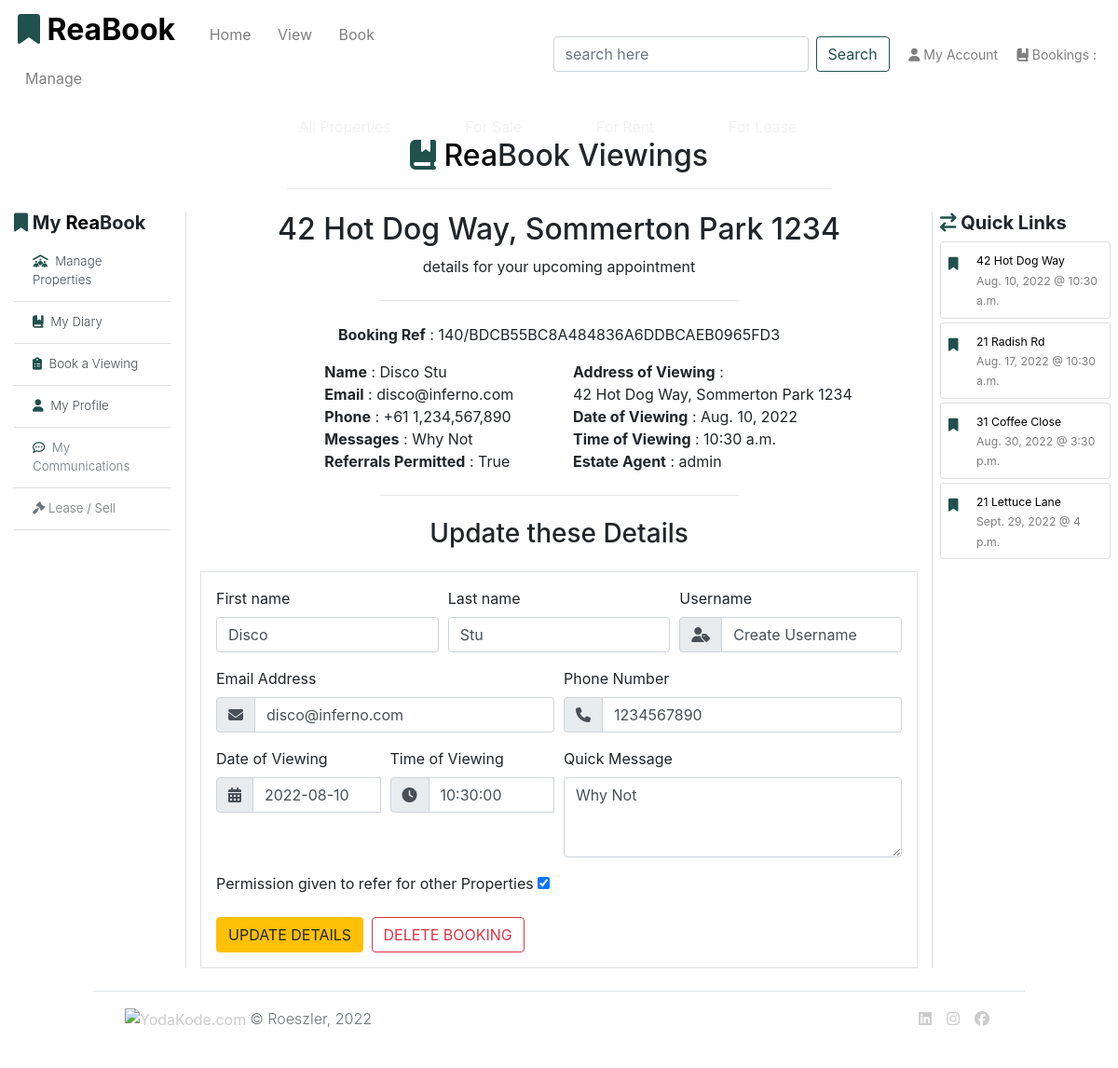
/book/diary/edit/140/ (signed in), run on the app's committed database.
### app_bookings/models.py (models this page shows, shortened)
class Booking(models.Model):
    booking_number = models.CharField(max_length=256, null=False, editable=False, unique=True)
    user = models.ForeignKey(User, on_delete=models.CASCADE, null=True, blank=True)
    property_id = models.ForeignKey('app_properties.Property', null=True, blank=True, on_delete=models.SET_NULL)
    booking_name = models.CharField(max_length=254, null=True, blank=True, default='15 min Viewing')
    date_of_viewing = models.DateField(default=date.today)
    time_of_viewing = models.TimeField(default=timezone.now)
    client_message = models.TextField(null=True, blank=True, max_length=140)
    date_submitted = models.DateTimeField(auto_now_add=True)
    f_name = models.CharField(max_length=40)
    l_name = models.CharField(max_length=40)
    client_username = models.CharField(max_length=40, null=True, blank=True, default='Create Username')
    client_email = models.EmailField(max_length=254)
    client_phone = models.IntegerField(null=True, blank=True, default='')
    client_city = models.CharField(max_length=140, null=True, blank=True)
    client_state = models.CharField(max_length=10, null=True, blank=True)
    client_zip = models.CharField(max_length=10, blank=True,)
    client_country = models.CharField(max_length=2, choices=pytz.country_names.items(), null=True, blank=True)
    viewing_active = models.BooleanField(default=True)
    contact_ok = models.BooleanField(default=False)
    class Meta:
        verbose_name_plural = 'Bookings'
    def __str__(self):
        return self.booking_number

### app_properties/models.py (models this page shows, shortened)
class Property(models.Model):
    realtor = models.ForeignKey(User, on_delete=models.CASCADE, blank=True, null=True, default=User)
    title_no = models.CharField(max_length=254)
    ribbon_feature = models.CharField(max_length=20, default="New Listing")
    name = models.CharField(max_length=30)
    category = models.ForeignKey(
        'Category', null=True, blank=True, on_delete=models.SET_NULL
        )
    sector = models.ForeignKey(
        'Sector', null=True, blank=True, on_delete=models.SET_NULL
        )
    sale_price = models.IntegerField(null=False, blank=True, default=0)
    rent_pw = models.IntegerField(null=False, blank=True, default=0)
    date_available = models.DateField(null=True, blank=True, auto_now_add=True)
    bedrooms = models.IntegerField(null=False, blank=False)
    bathrooms = models.IntegerField(null=False, blank=False)
    carports = models.IntegerField(null=False, blank=False)
    air_conditioning = models.IntegerField(null=False, blank=False)
    rating = models.DecimalField(
        max_digits=3, decimal_places=1, null=True, blank=True
        )
    description = models.TextField()
    main_image_url = models.URLField(max_length=1024, null=True, blank=True)
    main_image = models.ImageField(null=True, blank=True)
    bedroom_image = models.ImageField(null=True, blank=True)
    bath_image = models.ImageField(null=True, blank=True)
    kitchen_image = models.ImageField(null=True, blank=True)
    living_image = models.ImageField(null=True, blank=True)
    unit_no = models.IntegerField(null=True, blank=True)
    level = models.IntegerField(null=True, blank=True)
    house_no = models.IntegerField(null=True, blank=False, default="No.")
    street = models.CharField(max_length=70, default='')
    suburb = models.CharField(max_length=70, default='')
    city = models.CharField(max_length=40)
    state = models.CharField(max_length=40, null=True, blank=True)
    postcode = models.CharField(max_length=10)
    country = models.CharField(max_length=2, choices=pytz.country_names.items(), null=True, blank=True)
    land_area = models.IntegerField(null=True, blank=True)
    building_area = models.IntegerField(null=True, blank=True)
    build_date = models.DateField(null=True, blank=True)
    list_date = models.DateField(auto_now_add=True)
    list_duration = models.IntegerField(null=False, blank=False, default=30)
    owner_fname = models.CharField(max_length=254, null=True, blank=False)
    owner_lname = models.CharField(max_length=254, null=True, blank=False)
    viewings = models.BooleanField(default=True)
    available = models.BooleanField(default=False)
    class Meta:
        verbose_name_plural = 'Properties'
        get_latest_by = 'list_date'

### app_bookings/views.py (the view)
# urls.py: path('diary/edit/<int:booking_id>/', views.update_booking, name='update-booking'),  # noqa
@login_required
def update_booking(request, booking_id):
    booking = Booking.objects.get(pk=booking_id) # noqa
    booking_form = BookingForm(instance=booking)
    user = request.user
    users_bookings = Booking.objects.filter(user=user) # noqa
    property_id = booking.property_id
    if booking.user == request.user:
        if request.method == 'POST':
            booking_form = BookingForm(request.POST, instance=booking)
            if booking_form.is_valid():
                book_f = booking_form.save(False)
                book_f.user = request.user
                book_f.client_zip = booking.client_zip
                book_f.property_id = property_id
                book_f.save()
                send_mail(
                    f'UPDATE Reabook appointment request: {user.email} - for\
                        booking no.{booking_id}',
                    f'Property: {book_f.property_id}\n\
                        Address:\n\
                        {book_f.property_id.house_no} {book_f.property_id.street}\n\
                        {book_f.property_id.suburb} {book_f.property_id.postcode}\n\
                        User  {booking.f_name} {booking.l_name}.\n\
                        Email: {booking.client_email}\n\
                        Proposed time: {booking.time_of_viewing}\n\
                        Proposed date: {booking.date_of_viewing}\n\
                        Additional: {booking.client_message}\n\
                        User id. {user.id}\n',
                    'bookings@reabook.net',
                    ['viewings@reabook.net', 'agent@example.com\
                        ', book_f.property_id.realtor.email,
                        booking.client_email, ],
                    fail_silently=False,
                )
                print('Edit to your booking request has been saved')
                messages.success(request, f'Booking request id.{booking_id}\
                    has been updated and an email sent to the Managing Agent')
            else:
                messages.error(request, 'Sorry, there has been an error in\
                     updating your booking details')
                print(booking_form.errors)
    else:
        messages.error(request, 'You do not have permission to update this\
             booking')
    context = {
        'booking_form': booking_form,
        'users_bookings': users_bookings,
        'booking': booking,
        }
    return render(request, 'book/update-booking.html', context)

### app_bookings/templates/book/update-booking.html (shortened to what this page needs)
{% extends 'base.html' %}
{% load static %}
{% block content %}
{% if user.is_authenticated %}
{% include 'includes/bookings-base.html' %}
    <div class="row-lg-12 justify-content-center">
        <h2>{{ booking.property_id.house_no }} {{ booking.property_id.street }}, {{ booking.property_id.suburb }} {{ booking.property_id.postcode }}</h2>
        <p>details for your upcoming appointment</p>
        <hr class="w-50 my-4">
        <p><strong>Booking Ref</strong> : {{ booking.id }}/{{ booking }}</p>
        <div class="row">
            <div class="col-md-2"></div>
            <div class="col-md-4 text-left">
                <strong>Name</strong> : {{ booking.f_name }} {{ booking.l_name }}
                <br><strong>Email</strong> : {{ booking.client_email }}
                <br><strong>Phone</strong> : +{{ booking.client_country }} {{ booking.client_phone }}
                <br><strong>Messages</strong> : {{ booking.client_message }}
                <br><strong>Referrals Permitted</strong> : {{ booking.contact_ok }}
            </div>
            <div class="col-md-6 text-left">
                <strong>Address of Viewing</strong> :<br> {{ booking.property_id.house_no }} {{ booking.property_id.street }}, {{ booking.property_id.suburb }} {{ booking.property_id.postcode }}
                <br><strong>Date of Viewing</strong> : {{ booking.date_of_viewing }}
                <br><strong>Time of Viewing</strong> : {{ booking.time_of_viewing }}
                <br><strong>Estate Agent</strong> : {{ booking.property_id.realtor }}
            </div>
            <div class="col-lg-12">
                <hr class="w-50 my-4">
                <h3 class="mb-4">Update these Details</h3>
                <form action="{% url 'update-booking' booking.id %}" method="POST" class="text-left border p-3">
                    <div class="form-row">
                        <div class="col-md-4 mb-3 mx-0">
                            <label>First name</label>
                            {{ booking_form.f_name }}
                        </div>
                        <div class="col-md-4 mb-3 mx-0">
                            <label>Last name</label>
                            {{ booking_form.l_name }}
                        </div>
                        <div class="col-md-4 mb-3 mx-0">
                            <label>Username</label>
                            <div class="input-group">
                                <div class="input-group-prepend">
                                    <span class="input-group-text"><i class="fa-solid fa-user-tag"></i></span>
                                </div>
                                {{ booking_form.client_username }}
                            </div>
                        </div>
                    </div>
                    <div class="form-row">
                        <div class="col-md-6 mb-3">
                            <label for="validationTooltip03">Email Address</label>
                            <div class="input-group">
                                <div class="input-group-prepend">
                                    <span class="input-group-text"><i class="fa-solid fa-envelope"></i></span>
                                </div>
                                {{ booking_form.client_email }}
                            </div>
                        </div>
                        <div class="col-md-6 mb-3">
                            <label for="validationTooltip04">Phone Number</label>
                            <div class="input-group">
                                <div class="input-group-prepend">
                                    <span class="input-group-text"><i class="fa-solid fa-phone"></i></span>
                                </div>
                                {{ booking_form.client_phone }}
                            </div>
                        </div>
                    </div>
                    <div class="form-row">
                        <div class="col-md-3 mb-3 mx-0">
                            <label>Date of Viewing</label>
                            <div class="input-group">
                                <div class="input-group-prepend">
                                    <span class="input-group-text"><i class="fa-solid fa-calendar-days"></i></span>
                                </div>
                                {{ booking_form.date_of_viewing }}
                            </div>
                        </div>
                        <div class="col-md-3 mb-3 mx-0">
                            <label>Time of Viewing</label>
                            <div class="input-group">
                                <div class="input-group-prepend">
                                    <span class="input-group-text"><i class="fa-solid fa-clock"></i></span>
                                </div>
                                {{ booking_form.time_of_viewing }}
                            </div>
                        </div>
                        <div class="col-md-6 mb-3 mx-0">
                            <label>Quick Message</label>
                            {{ booking_form.client_message }}
                        </div>
                    </div>
                    <p><label>Permission given to refer for other Properties</label> {{ booking_form.contact_ok }} </p>
                    <button class="btn btn-warning text-uppercase" type="submit">Update Details</button>
                    <button type="button" class="btn btn-outline-danger text-uppercase ml-1" data-toggle="modal" data-target="#deleteBookingModalCenter">Delete Booking</button>
                </form>
            </div>
        </div>
    </div>
{% include 'includes/bookings-base-calendar.html' %}
{% else %}
    {% include 'includes/account-required.html' %}
{% endif %}
{% endblock %}

### templates/includes/bookings-base-calendar.html (shortened to what this page needs)
</div>
    <div class="col-md-0 col-lg-2 px-2 border-left">
        <div class="row">
            <div class="col-12">
                <h5 class="logo-font"><i class="fa-solid fa-arrow-right-arrow-left reabook-logo"></i><strong> Quick Links</strong></h5>
                {% for booking in users_bookings %}
                <a href="{% url 'update-booking' booking.id %}" aria-label="view edit booking">
                    <div class="card my-1">
                        <div class="card-body col-12 p-2">
                            <div class="row">
                                <div class="col-1">
                                    <i class="fa-solid fa-bookmark my-2 reabook-logo"></i>
                                </div>
                                <div class="col-10 text-black">
                                    <small>
                                        {{ booking.property_id.house_no }} {{ booking.property_id.street }}
                                    </small>
                                    <br><small class="text-gray mt-0">{{ booking.date_of_viewing }} @ {{ booking.time_of_viewing }}</small>
                                </div>
                            </div>
                        </div>
                    </div>
                </a>
                {% endfor %}
            </div>
        </div>
    </div>

### static/css/base.css (style rules this page uses)
html { height: 100%; }
.text-black { color: #000; }
.text-gray { color: #7F7F7F; }
.card-body { font-size: 0.875rem; font-weight: 300; }
.reabook-logo { color: #20514C; }

### data on the page
Booking: property_id.house_no "42", property_id.street "Hot Dog Way", property_id.suburb "Sommerton Park", property_id.postcode "1234", id "140", booking_number "BDCB55BC8A484836A6DDBCAEB0965FD3", f_name "Disco", l_name "Stu", client_email "disco@inferno.com", client_country "61", client_phone "1,234,567,890", client_message "Why Not", contact_ok "True", date_of_viewing "Aug. 10, 2022", time_of_viewing "10:30 a.m.", property_id.realtor "admin", client_username "Create Username", client_phone "1234567890", date_of_viewing "2022-08-10", time_of_viewing "10:30:00", contact_ok "☑"
Booking: property_id.house_no "21", property_id.street "Radish Rd", date_of_viewing "Aug. 17, 2022", time_of_viewing "10:30 a.m."
Booking: property_id.house_no "31", property_id.street "Coffee Close", date_of_viewing "Aug. 30, 2022", time_of_viewing "3:30 p.m."
Booking: property_id.house_no "21", property_id.street "Lettuce Lane", date_of_viewing "Sept. 29, 2022", time_of_viewing "4 p.m."
